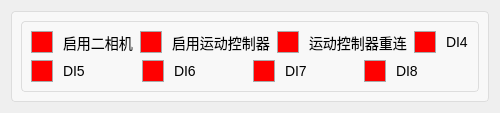
       <widget class="QWidget" name="tab_0">
        <attribute name="title">
         <string>基本功能</string>
        </attribute>
        <layout class="QGridLayout" name="gridLayout_4">
         <item row="0" column="0">
          <widget class="QGroupBox" name="groupBox_11">
           <property name="styleSheet">
            <string notr="true">QGroupBox {
    border: 1px solid #DDD;
    border-radius: 4px;
    font: bold 14px;
    color: #666;
    background-color: #F8F8F8;
}

QGroupBox::title {
    subcontrol-origin: margin;
    subcontrol-position: top left;
    left: 10px;
    padding: 0 5px;
}</string>
           </property>
           <property name="title">
            <string/>
           </property>
           <layout class="QGridLayout" name="gridLayout_3">
            <item row="0" column="0">
             <layout class="QHBoxLayout" name="horizontalLayout_23">
              <item>
               <widget class="QGroupBox" name="groupBox_12">
                <property name="title">
                 <string/>
                </property>
                <layout class="QVBoxLayout" name="verticalLayout_7">
                 <item>
                  <layout class="QHBoxLayout" name="horizontalLayout_18">
                   <item>
                    <widget class="QCheckBox" name="cbox_qiyongerxiangji">
                     <property name="styleSheet">
                      <string notr="true">QCheckBox {
    /* 默认样式 */
    spacing: 10px; /* 文字和框框之间的间距 */
    font-size: 14px; /* 字体大小 */
}

QCheckBox::indicator {
    /* 按钮的大小 */
    width: 20px;
    height: 20px;
}

QCheckBox::indicator:unchecked {
    /* 未选中状态的样式 */
    background-color:rgb(255, 0, 0); /* 背景颜色 */
    border: 1px solid darkgray; /* 边框颜色 */
}

QCheckBox::indicator:unchecked:hover {
    /* 未选中状态鼠标悬停时的样式 */
    background-color: gray; /* 背景颜色 */
}

QCheckBox::indicator:checked {
    /* 选中状态的样式 */
    background-color: rgb(0, 255, 0); /* 背景颜色 */
    border: 1px solid darkred; /* 边框颜色 */
}

QCheckBox::indicator:checked:hover {
    /* 选中状态鼠标悬停时的样式 */
    background-color: darkred; /* 背景颜色 */
}</string>
                     </property>
                     <property name="text">
                      <string>启用二相机</string>
                     </property>
                    </widget>
                   </item>
                   <item>
                    <widget class="QCheckBox" name="cbox_qiyongyundongkongzhiqi">
                     <property name="styleSheet">
                      <string notr="true">QCheckBox {
    /* 默认样式 */
    spacing: 10px; /* 文字和框框之间的间距 */
    font-size: 14px; /* 字体大小 */
}

QCheckBox::indicator {
    /* 按钮的大小 */
    width: 20px;
    height: 20px;
}

QCheckBox::indicator:unchecked {
    /* 未选中状态的样式 */
    background-color:rgb(255, 0, 0); /* 背景颜色 */
    border: 1px solid darkgray; /* 边框颜色 */
}

QCheckBox::indicator:unchecked:hover {
    /* 未选中状态鼠标悬停时的样式 */
    background-color: gray; /* 背景颜色 */
}

QCheckBox::indicator:checked {
    /* 选中状态的样式 */
    background-color: rgb(0, 255, 0); /* 背景颜色 */
    border: 1px solid darkred; /* 边框颜色 */
}

QCheckBox::indicator:checked:hover {
    /* 选中状态鼠标悬停时的样式 */
    background-color: darkred; /* 背景颜色 */
}</string>
                     </property>
                     <property name="text">
                      <string>启用运动控制器</string>
                     </property>
                    </widget>
                   </item>
                   <item>
                    <widget class="QCheckBox" name="cbox_yundongkongzhiqichonglian">
                     <property name="styleSheet">
                      <string notr="true">QCheckBox {
    /* 默认样式 */
    spacing: 10px; /* 文字和框框之间的间距 */
    font-size: 14px; /* 字体大小 */
}

QCheckBox::indicator {
    /* 按钮的大小 */
    width: 20px;
    height: 20px;
}

QCheckBox::indicator:unchecked {
    /* 未选中状态的样式 */
    background-color:rgb(255, 0, 0); /* 背景颜色 */
    border: 1px solid darkgray; /* 边框颜色 */
}

QCheckBox::indicator:unchecked:hover {
    /* 未选中状态鼠标悬停时的样式 */
    background-color: gray; /* 背景颜色 */
}

QCheckBox::indicator:checked {
    /* 选中状态的样式 */
    background-color: rgb(0, 255, 0); /* 背景颜色 */
    border: 1px solid darkred; /* 边框颜色 */
}

QCheckBox::indicator:checked:hover {
    /* 选中状态鼠标悬停时的样式 */
    background-color: darkred; /* 背景颜色 */
}</string>
                     </property>
                     <property name="text">
                      <string>运动控制器重连</string>
                     </property>
                    </widget>
                   </item>
                   <item>
                    <widget class="QCheckBox" name="cbox_DIAirPressure">
                     <property name="styleSheet">
                      <string notr="true">QCheckBox {
    /* 默认样式 */
    spacing: 10px; /* 文字和框框之间的间距 */
    font-size: 14px; /* 字体大小 */
}

QCheckBox::indicator {
    /* 按钮的大小 */
    width: 20px;
    height: 20px;
}

QCheckBox::indicator:unchecked {
    /* 未选中状态的样式 */
    background-color:rgb(255, 0, 0); /* 背景颜色 */
    border: 1px solid darkgray; /* 边框颜色 */
}

QCheckBox::indicator:unchecked:hover {
    /* 未选中状态鼠标悬停时的样式 */
    background-color: gray; /* 背景颜色 */
}

QCheckBox::indicator:checked {
    /* 选中状态的样式 */
    background-color: rgb(0, 255, 0); /* 背景颜色 */
    border: 1px solid darkred; /* 边框颜色 */
}

QCheckBox::indicator:checked:hover {
    /* 选中状态鼠标悬停时的样式 */
    background-color: darkred; /* 背景颜色 */
}</string>
                     </property>
                     <property name="text">
                      <string>DI4</string>
                     </property>
                    </widget>
                   </item>
                  </layout>
                 </item>
                 <item>
                  <layout class="QHBoxLayout" name="horizontalLayout_42">
                   <item>
                    <widget class="QCheckBox" name="cbox_DICameraTrigger1">
                     <property name="styleSheet">
                      <string notr="true">QCheckBox {
    /* 默认样式 */
    spacing: 10px; /* 文字和框框之间的间距 */
    font-size: 14px; /* 字体大小 */
}

QCheckBox::indicator {
    /* 按钮的大小 */
    width: 20px;
    height: 20px;
}

QCheckBox::indicator:unchecked {
    /* 未选中状态的样式 */
    background-color:rgb(255, 0, 0); /* 背景颜色 */
    border: 1px solid darkgray; /* 边框颜色 */
}

QCheckBox::indicator:unchecked:hover {
    /* 未选中状态鼠标悬停时的样式 */
    background-color: gray; /* 背景颜色 */
}

QCheckBox::indicator:checked {
    /* 选中状态的样式 */
    background-color: rgb(0, 255, 0); /* 背景颜色 */
    border: 1px solid darkred; /* 边框颜色 */
}

QCheckBox::indicator:checked:hover {
    /* 选中状态鼠标悬停时的样式 */
    background-color: darkred; /* 背景颜色 */
}</string>
                     </property>
                     <property name="text">
                      <string>DI5</string>
                     </property>
                    </widget>
                   </item>
                   <item>
                    <widget class="QCheckBox" name="cbox_DICameraTrigger2">
                     <property name="styleSheet">
                      <string notr="true">QCheckBox {
    /* 默认样式 */
    spacing: 10px; /* 文字和框框之间的间距 */
    font-size: 14px; /* 字体大小 */
}

QCheckBox::indicator {
    /* 按钮的大小 */
    width: 20px;
    height: 20px;
}

QCheckBox::indicator:unchecked {
    /* 未选中状态的样式 */
    background-color:rgb(255, 0, 0); /* 背景颜色 */
    border: 1px solid darkgray; /* 边框颜色 */
}

QCheckBox::indicator:unchecked:hover {
    /* 未选中状态鼠标悬停时的样式 */
    background-color: gray; /* 背景颜色 */
}

QCheckBox::indicator:checked {
    /* 选中状态的样式 */
    background-color: rgb(0, 255, 0); /* 背景颜色 */
    border: 1px solid darkred; /* 边框颜色 */
}

QCheckBox::indicator:checked:hover {
    /* 选中状态鼠标悬停时的样式 */
    background-color: darkred; /* 背景颜色 */
}</string>
                     </property>
                     <property name="text">
                      <string>DI6</string>
                     </property>
                    </widget>
                   </item>
                   <item>
                    <widget class="QCheckBox" name="cbox_DICameraTrigger3">
                     <property name="styleSheet">
                      <string notr="true">QCheckBox {
    /* 默认样式 */
    spacing: 10px; /* 文字和框框之间的间距 */
    font-size: 14px; /* 字体大小 */
}

QCheckBox::indicator {
    /* 按钮的大小 */
    width: 20px;
    height: 20px;
}

QCheckBox::indicator:unchecked {
    /* 未选中状态的样式 */
    background-color:rgb(255, 0, 0); /* 背景颜色 */
    border: 1px solid darkgray; /* 边框颜色 */
}

QCheckBox::indicator:unchecked:hover {
    /* 未选中状态鼠标悬停时的样式 */
    background-color: gray; /* 背景颜色 */
}

QCheckBox::indicator:checked {
    /* 选中状态的样式 */
    background-color: rgb(0, 255, 0); /* 背景颜色 */
    border: 1px solid darkred; /* 边框颜色 */
}

QCheckBox::indicator:checked:hover {
    /* 选中状态鼠标悬停时的样式 */
    background-color: darkred; /* 背景颜色 */
}</string>
                     </property>
                     <property name="text">
                      <string>DI7</string>
                     </property>
                    </widget>
                   </item>
                   <item>
                    <widget class="QCheckBox" name="cbox_DICameraTrigger4">
                     <property name="styleSheet">
                      <string notr="true">QCheckBox {
    /* 默认样式 */
    spacing: 10px; /* 文字和框框之间的间距 */
    font-size: 14px; /* 字体大小 */
}

QCheckBox::indicator {
    /* 按钮的大小 */
    width: 20px;
    height: 20px;
}

QCheckBox::indicator:unchecked {
    /* 未选中状态的样式 */
    background-color:rgb(255, 0, 0); /* 背景颜色 */
    border: 1px solid darkgray; /* 边框颜色 */
}

QCheckBox::indicator:unchecked:hover {
    /* 未选中状态鼠标悬停时的样式 */
    background-color: gray; /* 背景颜色 */
}

QCheckBox::indicator:checked {
    /* 选中状态的样式 */
    background-color: rgb(0, 255, 0); /* 背景颜色 */
    border: 1px solid darkred; /* 边框颜色 */
}

QCheckBox::indicator:checked:hover {
    /* 选中状态鼠标悬停时的样式 */
    background-color: darkred; /* 背景颜色 */
}</string>
                     </property>
                     <property name="text">
                      <string>DI8</string>
                     </property>
                    </widget>
                   </item>
                  </layout>
                 </item>
                </layout>
               </widget>
              </item>
             </layout>
            </item>
           </layout>
          </widget>
         </item>
        </layout>
       </widget>
